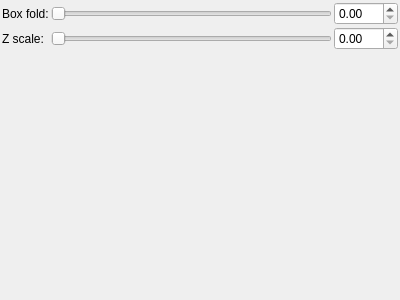
<?xml version="1.0" encoding="UTF-8"?>
<ui version="4.0">
 <class>Form</class>
 <widget class="QWidget" name="Form">
  <property name="geometry">
   <rect>
    <x>0</x>
    <y>0</y>
    <width>400</width>
    <height>300</height>
   </rect>
  </property>
  <property name="windowTitle">
   <string>Form</string>
  </property>
  <layout class="QVBoxLayout" name="verticalLayout">
   <property name="spacing">
    <number>2</number>
   </property>
   <property name="leftMargin">
    <number>2</number>
   </property>
   <property name="topMargin">
    <number>2</number>
   </property>
   <property name="rightMargin">
    <number>2</number>
   </property>
   <property name="bottomMargin">
    <number>2</number>
   </property>
   <item>
    <layout class="QGridLayout" name="gridLayout">
     <property name="spacing">
      <number>2</number>
     </property>
     <item row="1" column="1">
      <widget class="QSlider" name="slider_boxfold_bulbpow2_z_factor">
       <property name="minimum">
        <number>0</number>
       </property>
       <property name="maximum">
        <number>5000</number>
       </property>
       <property name="singleStep">
        <number>1</number>
       </property>
       <property name="pageStep">
        <number>100</number>
       </property>
       <property name="orientation">
        <enum>Qt::Horizontal</enum>
       </property>
      </widget>
     </item>
     <item row="1" column="0">
      <widget class="QLabel" name="label_8">
       <property name="text">
        <string>Z scale:</string>
       </property>
      </widget>
     </item>
     <item row="0" column="2">
      <widget class="MyDoubleSpinBox" name="spinbox_boxfold_bulbpow2_folding_factor">
       <property name="prefix">
        <string/>
       </property>
       <property name="suffix">
        <string/>
       </property>
       <property name="decimals">
        <number>2</number>
       </property>
       <property name="minimum">
        <double>0.000000000000000</double>
       </property>
       <property name="maximum">
        <double>100.000000000000000</double>
       </property>
       <property name="singleStep">
        <double>0.100000000000000</double>
       </property>
      </widget>
     </item>
     <item row="1" column="2">
      <widget class="MyDoubleSpinBox" name="spinbox_boxfold_bulbpow2_z_factor">
       <property name="prefix">
        <string/>
       </property>
       <property name="suffix">
        <string/>
       </property>
       <property name="decimals">
        <number>2</number>
       </property>
       <property name="minimum">
        <double>0.000000000000000</double>
       </property>
       <property name="maximum">
        <double>50.000000000000000</double>
       </property>
       <property name="singleStep">
        <double>0.100000000000000</double>
       </property>
      </widget>
     </item>
     <item row="0" column="1">
      <widget class="QSlider" name="slider_boxfold_bulbpow2_folding_factor">
       <property name="maximum">
        <number>2000</number>
       </property>
       <property name="singleStep">
        <number>1</number>
       </property>
       <property name="orientation">
        <enum>Qt::Horizontal</enum>
       </property>
      </widget>
     </item>
     <item row="0" column="0">
      <widget class="QLabel" name="label_7">
       <property name="text">
        <string>Box fold:</string>
       </property>
      </widget>
     </item>
    </layout>
   </item>
   <item>
    <spacer name="verticalSpacer">
     <property name="orientation">
      <enum>Qt::Vertical</enum>
     </property>
     <property name="sizeHint" stdset="0">
      <size>
       <width>20</width>
       <height>40</height>
      </size>
     </property>
    </spacer>
   </item>
  </layout>
 </widget>
 <customwidgets>
  <customwidget>
   <class>MyDoubleSpinBox</class>
   <extends>QDoubleSpinBox</extends>
   <header>mydoublespinbox.h</header>
  </customwidget>
 </customwidgets>
 <tabstops>
  <tabstop>slider_boxfold_bulbpow2_folding_factor</tabstop>
  <tabstop>spinbox_boxfold_bulbpow2_folding_factor</tabstop>
  <tabstop>slider_boxfold_bulbpow2_z_factor</tabstop>
  <tabstop>spinbox_boxfold_bulbpow2_z_factor</tabstop>
 </tabstops>
 <resources/>
 <connections/>
</ui>
